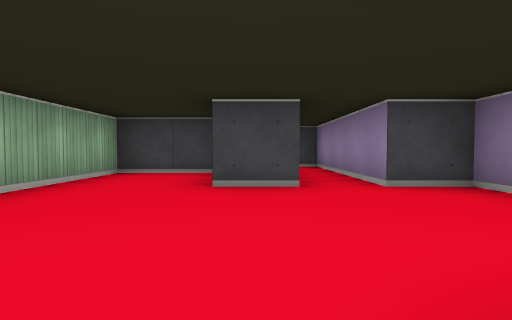
View 1 (above)

16 first-person views from a walk through a cub3D maze. The camera is about half as high as the walls, tilts 2° down and sees 80° across. The floor is counted in squares. Each view is taken from the middle of a square. On the plan, view 1 faces up. The plan holds only what a view shows up to about 9 squares ahead; the rest is blank.

View 2
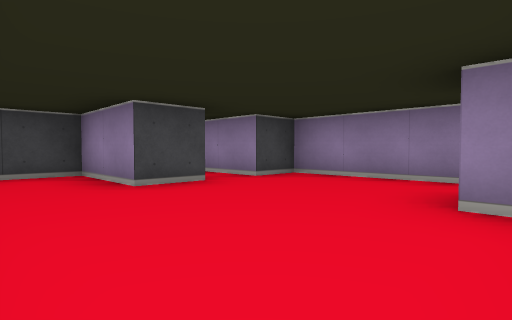

View 3
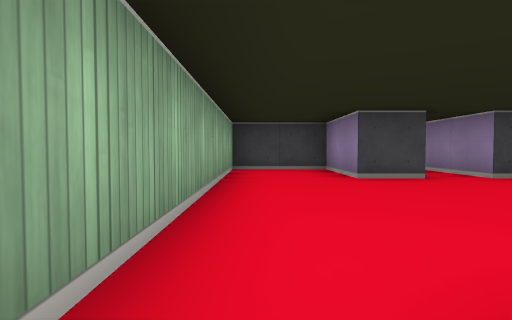

View 4
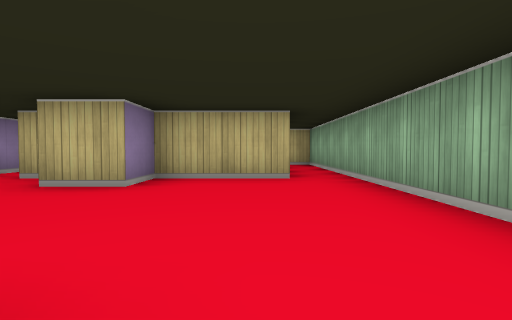

View 5
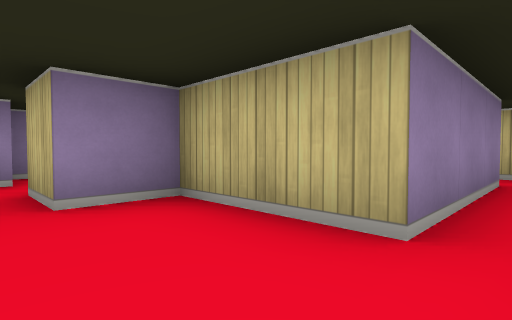

View 6
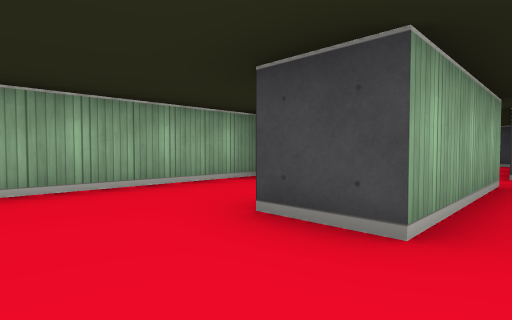

View 7
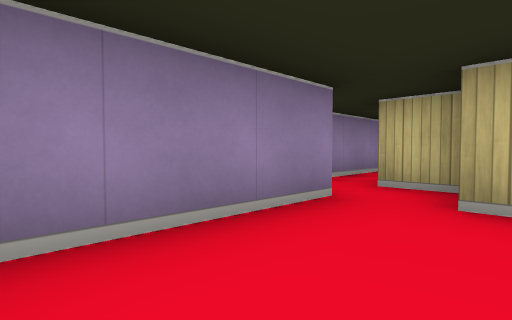

View 8
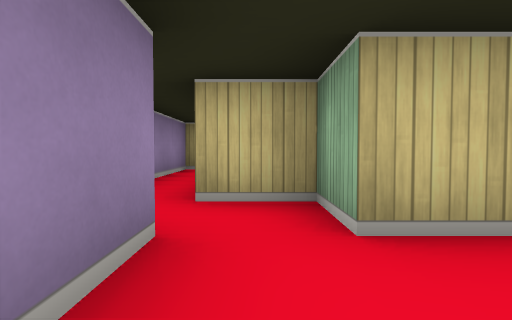

View 9
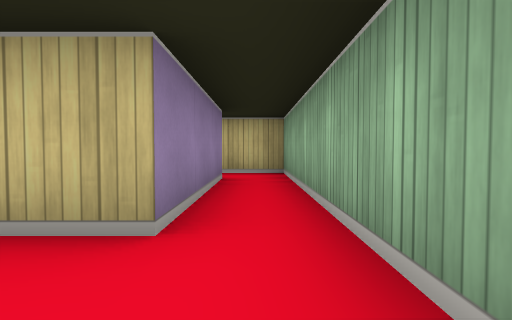

View 10
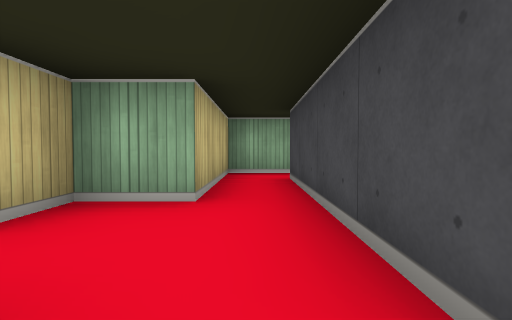

View 11
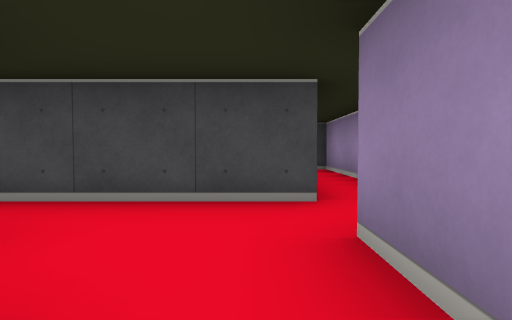

View 12
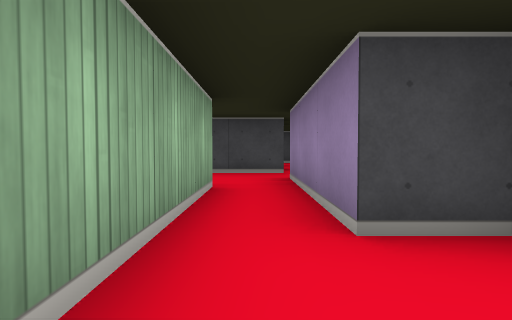

View 13
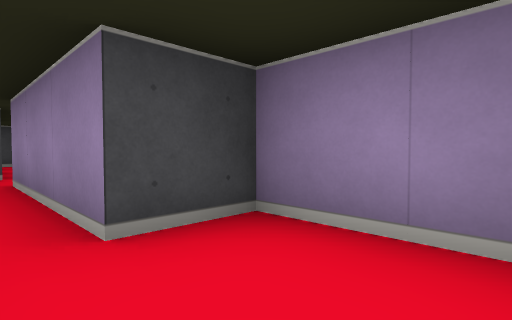

View 14
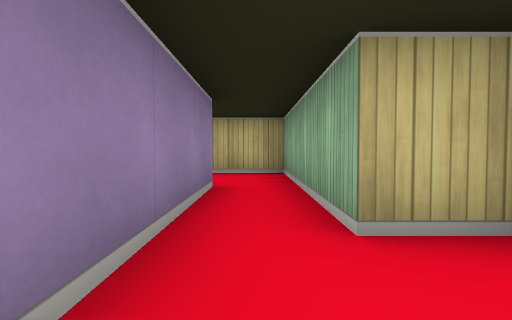

View 15
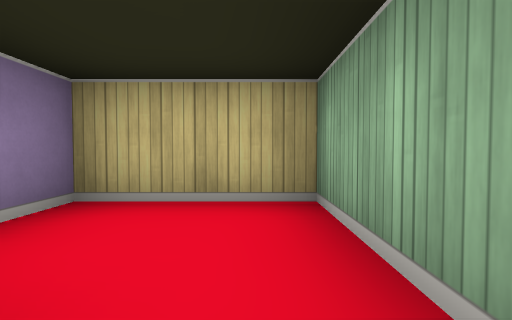

View 16
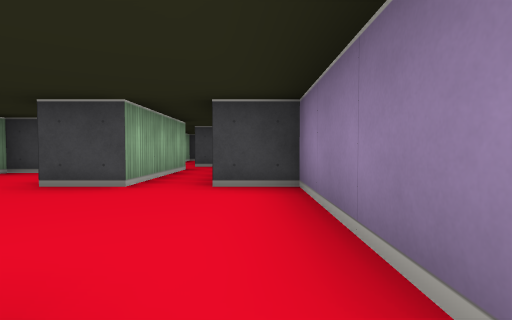

### Floor plan
Points are (right, up) in squares from view 1. A wall is a line through its corners. A room is listed if a view was taken in it or the views show most of it. See-through windows are left out.
Room 1 (views 1, 2, 4, 5, 6, 7, 8, 9, 16)
walls: (-1.5, -0.5) (0.5, -0.5) (0.5, 0.5) (1.5, 0.5) (1.5, -0.5) (2.5, -0.5); (2.5, 0.5) (2.5, 3.5) (1.5, 3.5) (1.5, 6.5); (0.5, 6.5) (0.5, 3.5) (-0.5, 3.5) (-0.5, 5.5) (-2.5, 5.5) (-2.5, -0.5)
ways out: opening at (-2, -1) to room 2; opening at (2, 0) to room 5; opening at (1, 6)
Room 2 (view 3)
walls: (0.4, -3.5) (-1.5, -3.5) (-1.5, -0.5); (-2.5, -0.5) (-2.5, -4.5) (0.5, -4.5)
ways out: opening at (-2, -1) to room 1; opening at (0, -4) to room 3
Room 3 (views 10, 14)
walls: (2.6, -3.5) (0.4, -3.5); (0.5, -4.5) (0.5, -5.5) (1.5, -5.5); (2.5, -5.5) (2.5, -4.5); (3.5, -4.5) (3.5, -3.5)
ways out: opening at (0, -4) to room 2; opening at (2, -5) to room 4; opening at (3, -4) to room 5
Room 4 (views 11, 12, 13, 15)
walls: (1.5, -5.5) (1.5, -9.5) (3.5, -9.5) (3.5, -7.5) (2.5, -7.5) (2.5, -5.5)
ways out: opening at (2, -5) to room 3
Room 5 (no view inside)
walls: (3.5, -3.5) (3.5, 0.5) (2.5, 0.5)
ways out: opening at (2, 0) to room 1; opening at (3, -4) to room 3

Positions as (right, up) in squares from view 1, and headings:
1: (0, 0), facing up
2: (-2, 0), facing up-right
3: (-2, -1), facing up
4: (-1, 4), facing down
5: (-2, 1), facing down-right
6: (1, 2), facing up-left
7: (1, 3), facing down-right
8: (2, 2), facing down
9: (-2, 1), facing down
10: (3, -4), facing left
11: (2, -6), facing up
12: (2, -9), facing up
13: (2, -9), facing up-right
14: (2, -4), facing down
15: (2, -7), facing down
16: (2, 0), facing up
